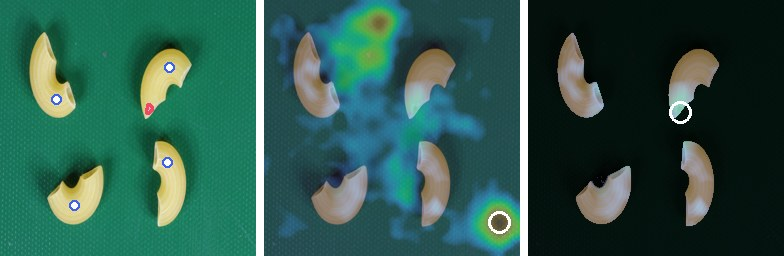
#> input picture visual-anomaly-lab/cases/macaroni2-counterexample.jpg, 784 x 256 px
$ python -i sam_clicks.py   (imports and definitions only)
#> lines starting #> are read from the running program, lines starting #| are printed output that depends on the picture; after the words box and inside, x2 and y2 are one past the last pixel; in counts of white or black regions, pixels touching at a corner belong together
#> further down, picture is the input picture: shape (256, 784, 3); mean B, G, R 76.9, 89.1, 45.2
"""Score every val/test image with and without EfficientSAM, prompting one point per object
the way a visitor clicks in the page (largest connected components of a colour mask).

    ../.venv/bin/python tools/sam_clicks.py macaroni2 .runtime-cache/macaroni2_sam.json
"""
import sys, csv, json
from pathlib import Path
import numpy as np, cv2
from PIL import Image
LAB = Path(__file__).resolve().parents[1]
VISA = LAB.parent / 'data/VisA'
sys.path.insert(0, str(LAB))
import server

def prompts(rgb):
    r, g, b = [rgb[..., i].astype(int) for i in range(3)]
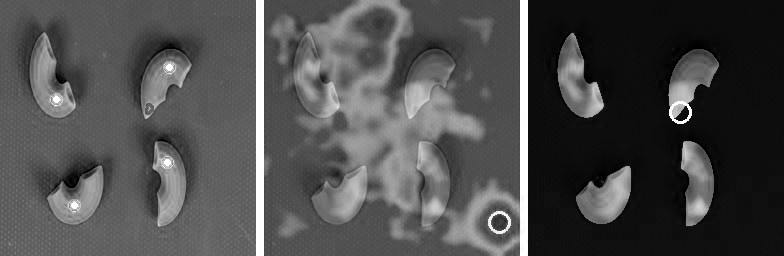
#> r: shape (256, 784) int64; min 0, max 255, mean 76.9
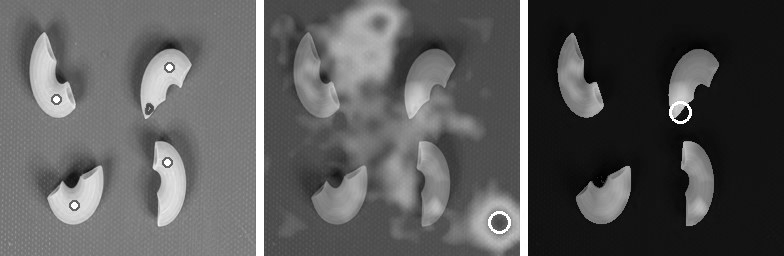
#> g: shape (256, 784) int64; min 0, max 255, mean 89.1
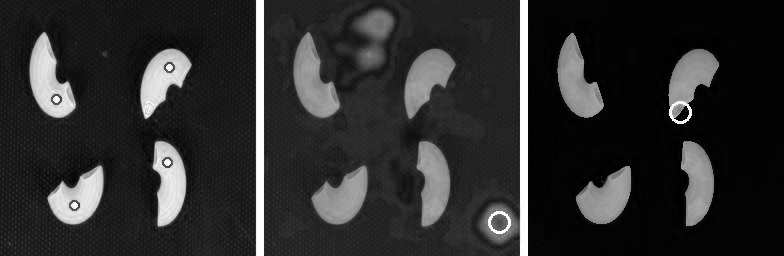
#> b: shape (256, 784) int64; min 0, max 255, mean 45.2
    fg = ((r - g) > -10) & (r > 120)          # yellow pasta vs green mat
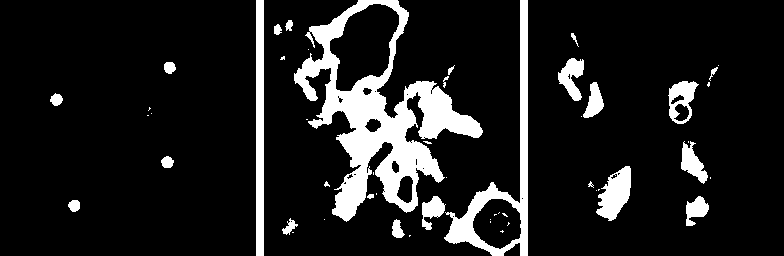
#> fg: shape (256, 784) bool; 12.1% white; 52 white regions (28 under 20 px), largest, box (x1, y1, x2, y2) and area: (294, 0, 483, 222) 12958, (444, 0, 528, 256) 3750, (256, 0, 264, 256) 2048
    fg = cv2.morphologyEx(fg.astype(np.uint8), cv2.MORPH_OPEN, np.ones((3, 3), np.uint8))
#> fg: shape (256, 784); values 0 (black) and 1 (white), 11.8% white; 29 white regions (4 under 20 px), largest, box (x1, y1, x2, y2) and area: (294, 0, 483, 221) 12793, (445, 0, 528, 256) 3727, (256, 0, 264, 256) 2048
    n, lab, stats, _ = cv2.connectedComponentsWithStats(fg)
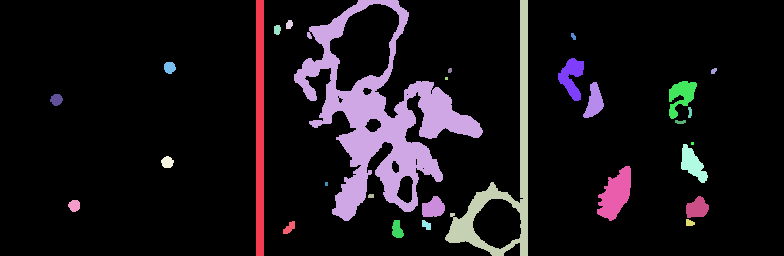
#> lab: shape (256, 784) int32; 30 distinct labels, from 0 to 29; one colour per label, 0 black
#> n = 30; stats = 30 rows, first 6: [0, 0, 784, 256, 177019], [256, 0, 8, 256, 2048], [294, 0, 189, 221, 12793], [445, 0, 83, 256, 3727], [286, 20, 7, 9, 51], [274, 25, 7, 10, 59]
    order = sorted(range(1, n), key=lambda i: -stats[i, cv2.CC_STAT_AREA])[:4]
#> order = [2, 3, 1, 20]
    pts = []
    for i in order:
        if stats[i, cv2.CC_STAT_AREA] < 60: continue
        dt = cv2.distanceTransform((lab == i).astype(np.uint8), cv2.DIST_L2, 5)
        y, x = np.unravel_index(dt.argmax(), dt.shape)
        pts.append([float(x), float(y)])
#> this loop made 4 passes
#> (i, y, x) on passes 1 to 4: (2, 144, 361), (3, 230, 461), (1, 0, 259), (20, 193, 617)
#> pass 1, in prompts, `dt = cv2.distanceTransform((lab == i).astype(np.uint8), cv2.DIST_L2, 5)`:
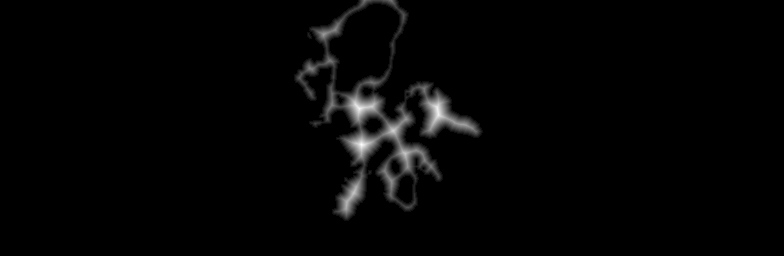
#> dt: shape (256, 784) float32; min 0, max 15.79, mean 0.281; drawn with min black and max white
#> pass 3, in prompts, `dt = cv2.distanceTransform((lab == i).astype(np.uint8), cv2.DIST_L2, 5)`:
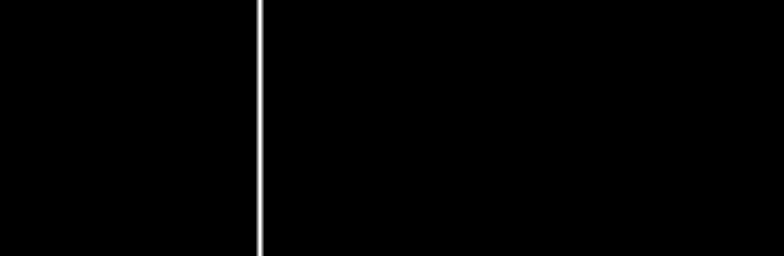
#> dt: shape (256, 784) float32; min 0, max 4, mean 0.0255; drawn with min black and max white
#> after the loop, pts = [[361, 144], [461, 230], [259, 0], [617, 193]]
    return pts

cat = sys.argv[1]
# [1 line not run here, left out]
out = []
# [19 lines not run here, left out]

>>> import cv2
>>> picture = cv2.imread('../cases/macaroni2-counterexample.jpg')
>>> result = prompts(picture)
#> result = [[361, 144], [461, 230], [259, 0], [617, 193]]

$ run again, on visual-anomaly-lab/cases/macaroni2-false-alarm-removed.jpg
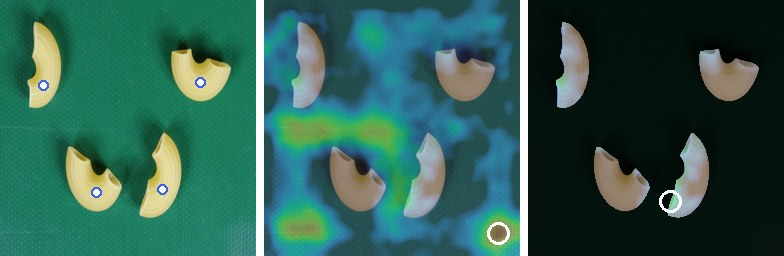
#> input picture visual-anomaly-lab/cases/macaroni2-false-alarm-removed.jpg, 784 x 256 px
#> picture is the input picture: shape (256, 784, 3); mean B, G, R 83.3, 94.7, 47.3
#> in prompts, `n, lab, stats, _ = cv2.connectedComponentsWithStats(fg)`:
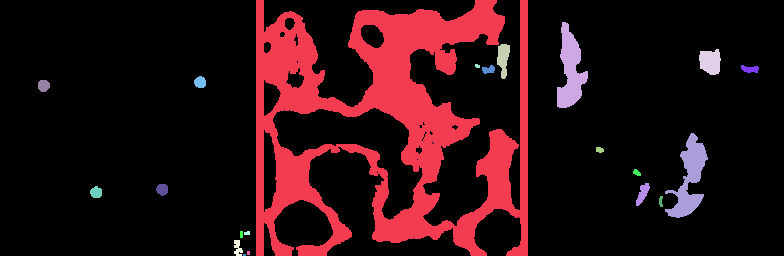
#> lab: shape (256, 784) int32; 22 distinct labels, from 0 to 21; one colour per label, 0 black
#> n = 22; stats = 22 rows, first 6: [0, 0, 784, 256, 164688], [256, 0, 272, 256, 31194], [557, 22, 31, 86, 1445], [497, 44, 13, 35, 303], [699, 49, 22, 26, 447], [475, 64, 5, 4, 17]
#> order = [1, 10, 2, 4]
#> the loop in prompts, `for i in order:` made 4 passes
#> (y, x) on passes 1, 3, 4: (92, 393), (54, 570), (61, 709)
#> pass 2, in prompts, `dt = cv2.distanceTransform((lab == i).astype(np.uint8), cv2.DIST_L2, 5)`:
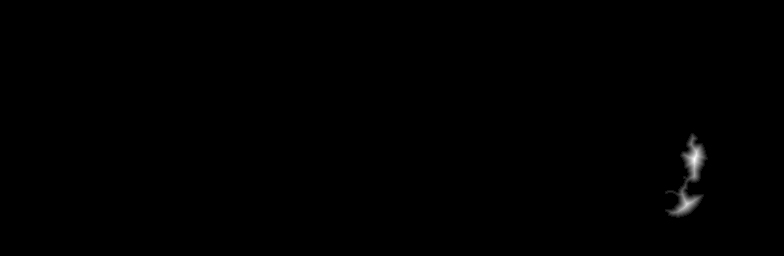
#> dt: shape (256, 784) float32; min 0, max 11.39, mean 0.029; drawn with min black and max white
#> after the loop in prompts, `for i in order:`: pts = [[393, 92], [694, 159], [570, 54], [709, 61]]
